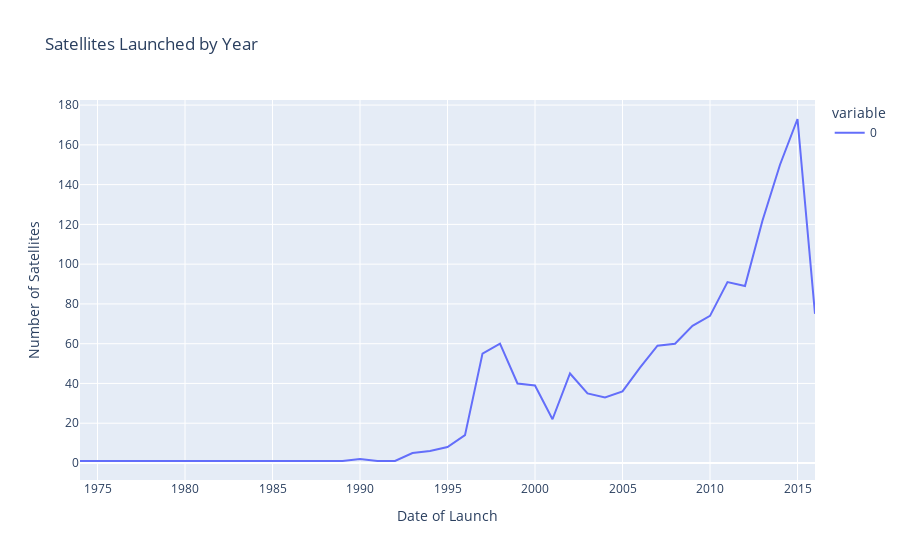

Notebook source saved alongside this figure:
### Code cell
# Launches over time

df['Date of Launch'] = pd.to_datetime(df['Date of Launch'], errors='coerce')
launch_trend = df.groupby(df['Date of Launch'].dt.year).size()
px.line(
    launch_trend,
    title="Satellites Launched by Year",
    labels={'value':'Number of Satellites','index':'Year'}
)

### Figure 1 — Plotly figure (JSON) as saved in the notebook; plotly's stock layout.template omitted (floating-point values rounded to 4 significant figures)
{"data": [{"hovertemplate": "variable=0<br>Date of Launch=%{x}<br>Number of Satellites=%{y}<extra></extra>", "legendgroup": "0", "line": {"color": "#636efa", "dash": "solid"}, "marker": {"symbol": "circle"}, "mode": "lines", "name": "0", "orientation": "v", "showlegend": true, "type": "scatter", "x": [1974, 1978, 1988, 1989, 1990, 1991, 1992, 1993, 1994, 1995, 1996, 1997, 1998, 1999, 2000, 2001, 2002, 2003, 2004, 2005, 2006, 2007, 2008, 2009, 2010, 2011, 2012, 2013, 2014, 2015, 2016], "xaxis": "x", "y": [1, 1, 1, 1, 2, 1, 1, 5, 6, 8, 14, 55, 60, 40, 39, 22, 45, 35, 33, 36, 48, 59, 60, 69, 74, 91, 89, 122, 150, 173, 75], "yaxis": "y"}], "layout": {"legend": {"title": {"text": "variable"}, "tracegroupgap": 0}, "title": {"text": "Satellites Launched by Year"}, "xaxis": {"anchor": "y", "domain": [0, 1], "title": {"text": "Date of Launch"}}, "yaxis": {"anchor": "x", "domain": [0, 1], "title": {"text": "Number of Satellites"}}}}
